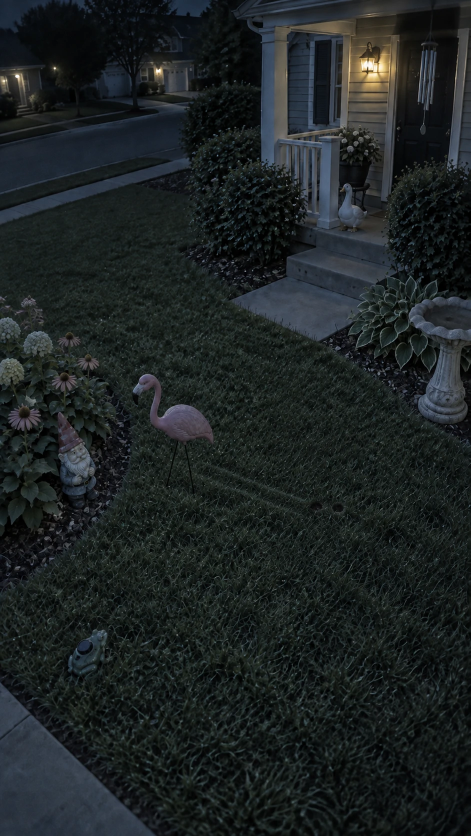
#> input picture shows/nobody-moves/stills/yard_after.webp, 941 x 1672 px (shown at 1/2 size)
$ python make_stills.py
#> lines starting #> are read from the running program, lines starting #| are printed output that depends on the picture; after the words box and inside, x2 and y2 are one past the last pixel; in counts of white or black regions, pixels touching at a corner belong together
"""Derive this episode's clue frame from the series library (no image generation needed).

  .venv/bin/python episodes/ep03_the_goose/make_stills.py

shows/nobody-moves/stills/yard_gone.webp is stills/yard_after.webp with Lorraine removed from the
porch step, so doorbell frames 427 -> 428 differ only by the missing goose. It goes in the series
library, not this episode's stills/, because every later frame of that night (428 on) shows the
empty step and later episodes replay it. It is a pixel edit of the same
photo, which keeps every other detail identical (two separately generated images never are).
The fill is a harmonic (smooth) inpaint plus matching grain: invisible at phone size in night
vision, a soft smudge if you zoom in. Deterministic; re-run it if yard_after changes.
"""
import os
from collections import deque

import numpy as np
from PIL import Image, ImageFilter

HERE = os.path.dirname(os.path.abspath(__file__))
SRC = os.path.join(HERE, "..", "..", "stills", "yard_after.webp")
OUT = os.path.join(HERE, "..", "..", "stills", "yard_gone.webp")

# Lorraine in yard_after (fractions): body x 0.720-0.781, y 0.219-0.278; the porch post ends at x 0.7205
BOX = (0.7205, 0.215, 0.786, 0.281)
CHEST = (0.745, 0.255)
FEET = (0.7225, 0.266, 0.768, 0.281)
TAIL = (0.762, 0.244, 0.786, 0.264)


def goose_mask(lum, W, H):
    X = lambda f: int(round(f * W))  # noqa: E731
    Y = lambda f: int(round(f * H))  # noqa: E731
    x0, y0, x1, y1 = X(BOX[0]), Y(BOX[1]), X(BOX[2]), Y(BOX[3])
    bright = np.zeros((H, W), bool)
    bright[y0:y1, x0:x1] = lum[y0:y1, x0:x1] > 70
    # the goose is the bright blob connected to her chest (not the siding or the post)
    seed = (Y(CHEST[1]), X(CHEST[0]))
    m = np.zeros_like(bright)
    m[seed] = True
    q = deque([seed])
    while q:
        y, x = q.popleft()
        for yy, xx in ((y + 1, x), (y - 1, x), (y, x + 1), (y, x - 1)):
            if bright[yy, xx] and not m[yy, xx]:
                m[yy, xx] = True
                q.append((yy, xx))
    m[Y(FEET[1]):Y(FEET[3]), X(FEET[0]):X(FEET[2])] = True
    tail = np.zeros_like(m)
    tail[Y(TAIL[1]):Y(TAIL[3]), X(TAIL[0]):X(TAIL[2])] = True
    m |= tail & (lum > 45)
    m = np.asarray(Image.fromarray((m * 255).astype(np.uint8)).filter(ImageFilter.MaxFilter(5))) > 0
    m[:, :x0] = False
    return m, x0


def main():
    im = Image.open(SRC).convert("RGB")
#> im is the input picture: PIL image 941x1672 RGB; mean R, G, B 29.1, 35, 35.4
    orig = np.asarray(im, dtype=np.float32)
    a = orig.copy()
    H, W, _ = a.shape
#> H = 1672; W = 941
    m, post = goose_mask(a.mean(-1), W, H)
#> in goose_mask, `bright[y0:y1, x0:x1] = lum[y0:y1, x0:x1] > 70`:
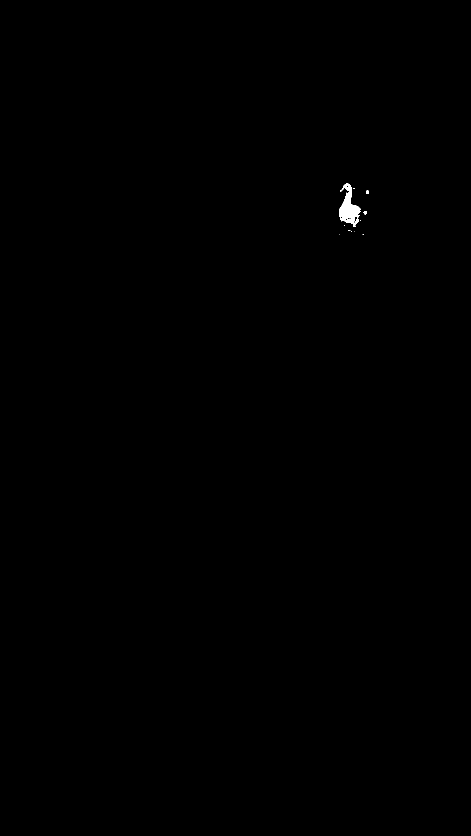
#> bright: shape (1672, 941) bool (shown at 1/2 size); 0.12% white; 11 white regions (8 under 20 px), largest, box (x1, y1, x2, y2) and area: (678, 367, 722, 454) 1836, (732, 380, 738, 388) 35, (727, 422, 734, 430) 35
#> in goose_mask, `m |= tail & (lum > 45)`: m: shape (1672, 941) bool; 0.2% white; 4 white regions (3 under 20 px), largest, box (x1, y1, x2, y2) and area: (678, 367, 734, 470) 3063
#> in goose_mask, `m = np.asarray(Image.fromarray((m * 255).astype(np.uint8)).filter(Imag..`:
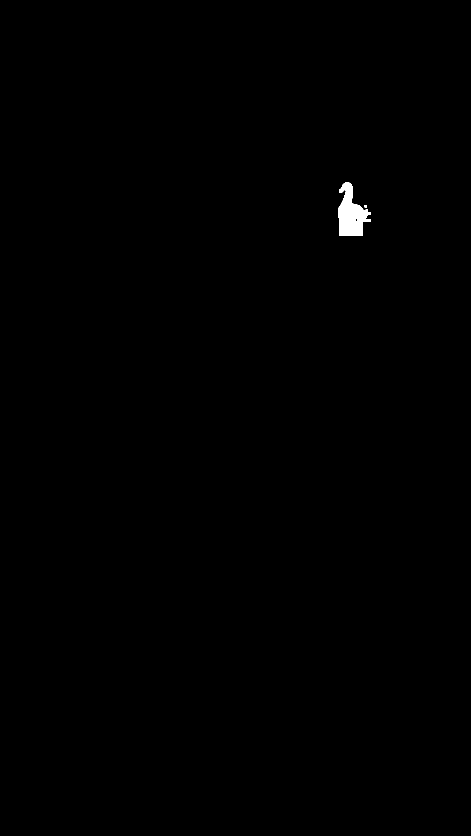
#> m: shape (1672, 941) bool (shown at 1/2 size); 0.26% white; 2 white regions, box (x1, y1, x2, y2) and area: (676, 365, 742, 472) 4108, (729, 410, 734, 415) 25
#> in goose_mask, `m[:, :x0] = False`: m: shape (1672, 941) bool; 0.26% white; 2 white regions, box (x1, y1, x2, y2) and area: (678, 365, 742, 472) 4070, (729, 410, 734, 415) 25
#> post = 678

    ys, xs = np.nonzero(m)
#> ys = 4095 values from 365 to 471; xs = 4095 values, max 741 at index 1669, min 678 at index 273, mean 701.9
    r0, r1, c0, c1 = ys.min() - 2, ys.max() + 3, xs.min() - 2, xs.max() + 3
#> r0 = 363; r1 = 474; c0 = 676; c1 = 744
    patch, mk = a[r0:r1, c0:c1].copy(), m[r0:r1, c0:c1]
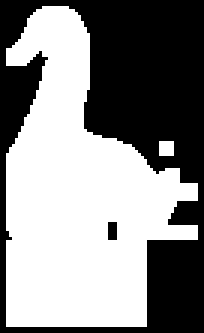
#> mk: shape (111, 68) bool (shown 3 times larger); 54.3% white; 2 black regions (1 under 20 px), largest, box (x1, y1, x2, y2) and area: (0, 0, 68, 111) 3435
    # harmonic fill; the porch post floats too, so its bright edge doesn't bleed into the step
    free = mk.copy()
    free[:, : post - c0] = True
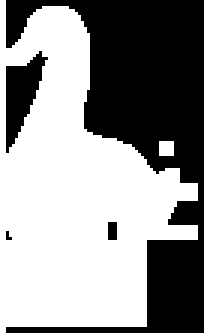
#> free: shape (111, 68) bool (shown 3 times larger); 57.2% white; 4 black regions (2 under 20 px), largest, box (x1, y1, x2, y2) and area: (2, 0, 68, 111) 2972, (2, 17, 16, 51) 237
    free[:2] = free[-2:] = False
#> free: shape (111, 68) bool; 57.1% white; 4 black regions (2 under 20 px), largest, box (x1, y1, x2, y2) and area: (0, 0, 68, 111) 2980, (2, 17, 16, 51) 237
    free[:, -2:] = False
    keep = patch.copy()
    patch[free] = patch[~free].mean(0)
    for _ in range(6000):
        avg = (np.roll(patch, 1, 0) + np.roll(patch, -1, 0) + np.roll(patch, 1, 1) + np.roll(patch, -1, 1)) / 4
        patch[free] = avg[free]
#> this loop made 6000 passes
#> pass 1, in main, `avg = (np.roll(patch, 1, 0) + np.roll(patch, -1, 0) + np.roll(patch, 1..`:
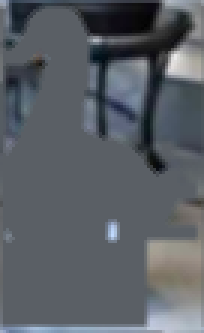
#> avg: shape (111, 68, 3) float32 (shown 3 times larger); mean R, G, B 33, 34.9, 37.2; drawn with min black and max white
#> after the loop:
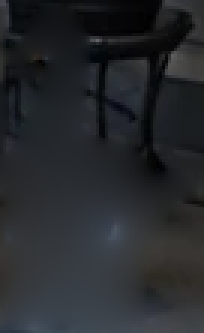
#> patch: shape (111, 68, 3) float32 (shown 3 times larger); mean R, G, B 38.8, 41.5, 44.8
    patch[~mk] = keep[~mk]
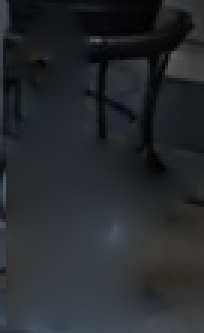
#> patch: shape (111, 68, 3) float32 (shown 3 times larger); 2.84% of pixels changed, all inside (x1, y1, x2, y2) = (0, 2, 2, 109)
    patch[mk] += np.random.default_rng(428).normal(0, 1.2, (int(mk.sum()), 1))  # the stills are clean
    a[r0:r1, c0:c1] = patch

    soft = np.asarray(Image.fromarray((m * 255).astype(np.uint8)).filter(ImageFilter.GaussianBlur(1.2)),
                      dtype=np.float32)[..., None] / 255
    res = orig * (1 - soft) + a * soft
    res[m] = a[m]
    os.makedirs(os.path.dirname(OUT), exist_ok=True)
    Image.fromarray(np.clip(res, 0, 255).astype(np.uint8)).save(OUT, quality=92)
    print(f"wrote {OUT} ({int(m.sum())} px filled)")
#| wrote shows/nobody-moves/episodes/ep03_the_goose/../../stills/yard_gone.webp (4095 px filled)


if __name__ == "__main__":
    main()
